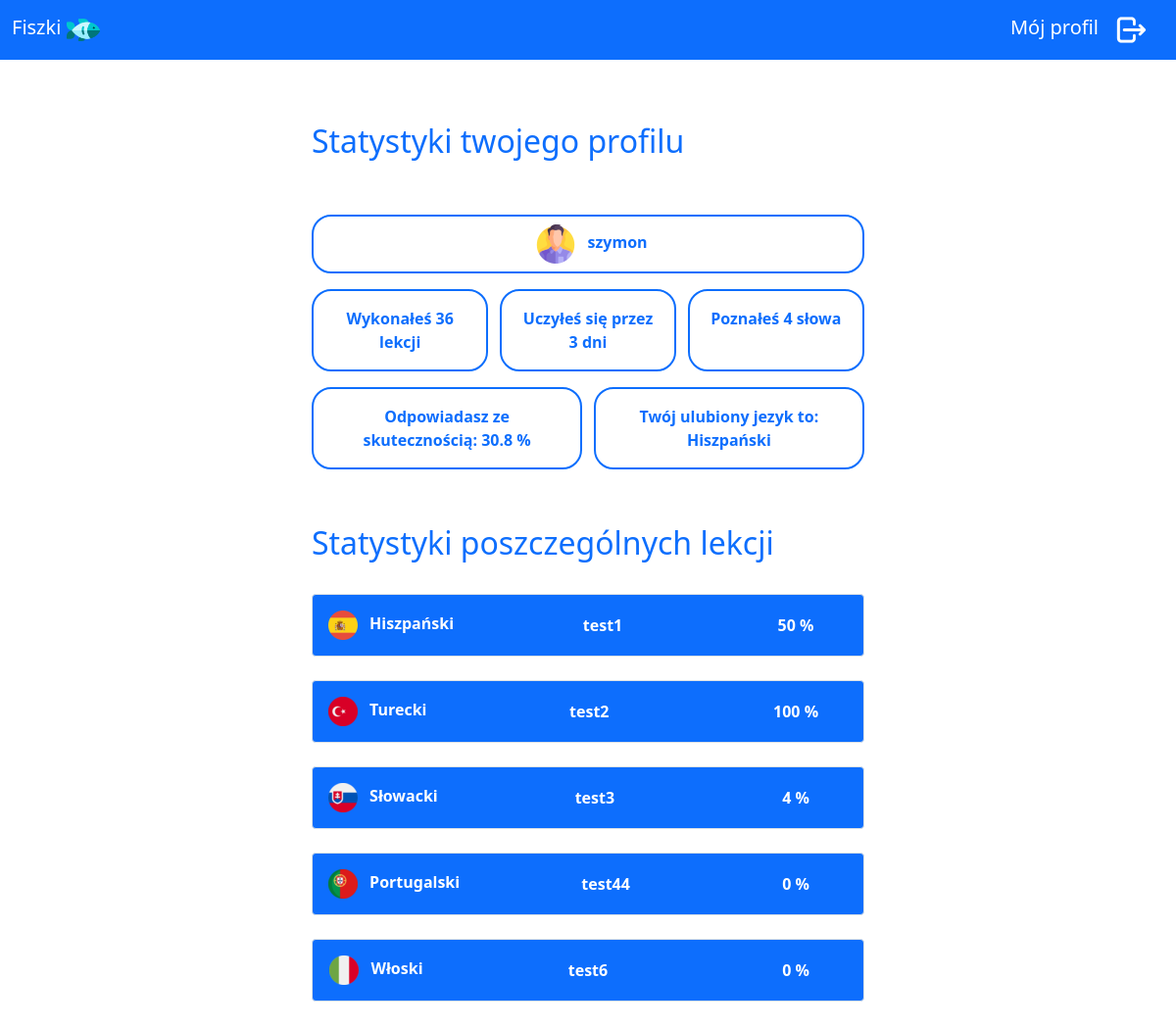
/stats (signed in), run on the app's committed database.
### pjf/models.py (models this page shows, shortened)
class users(db.Model):
    id = db.Column("id", db.Integer, primary_key=True)
    login = db.Column(db.String(60))
    password = db.Column(db.String(60))
    group = db.relationship("groups", backref="owner", lazy=True)

class groups(db.Model):
    id = db.Column("id", db.Integer, primary_key=True)
    name = db.Column(db.String(60))
    lang = db.Column(db.String(60))
    completion = db.Column(db.Integer, default=0)
    user_id = db.Column(db.Integer, db.ForeignKey("users.id"))
    card = db.relationship("cards", backref="group", lazy=True)
    lesson = db.relationship("lessons", backref="group", lazy=True)

### pjf/user/routes.py (the view)
@user.route("/stats")
def stats_page():
    if "logged_in" not in session:
        return redirect(url_for("login.login_page"))
    user_id = get_user_id(session["login"])
    users_groups = groups.query.filter_by(user_id=user_id).all()
    words = count_words(session["login"])
    lessons = count_lessons(session["login"])
    completion = count_completion(session["login"])
    lang = get_favorite_lang(session["login"])
    days = count_days(session["login"])
    return render_template("stats.html", groups=users_groups, words=words, lessons=lessons, completion=completion, lang = lang, days = days)

### pjf/user/utils.py (called while the page is built)
def get_user_id(user_login):
    return users.query.filter_by(login=user_login).first().id

def count_completion(user_login):
    user_id = get_user_id(user_login)
    user_groups = groups.query.filter_by(user_id=user_id).all()
    result = 0
    for group in user_groups:
        result += group.completion
    return result/len(user_groups)

def count_words(user_login):
    user_id = get_user_id(user_login)
    user_groups = groups.query.filter_by(user_id=user_id).all()
    result = 0
    for group in user_groups:
        words_in_group = cards.query.filter_by(group_id=group.id).all()
        known_words = int(group.completion)/100 * len(words_in_group)
        result += math.floor(known_words)
    return result

def count_lessons(user_login):
    user_id = get_user_id(user_login)
    user_groups = groups.query.filter_by(user_id=user_id).all()
    result = 0
    for group in user_groups:
        lessons_in_group = lessons.query.filter_by(group_id=group.id).all()
        result += len(lessons_in_group)
    return result

def get_favorite_lang(user_login):
    user_id = get_user_id(user_login)
    user_groups = groups.query.filter_by(user_id=user_id).all()
    user_lessons = []
    for group in user_groups:
        lessons_in_group = lessons.query.filter_by(group_id=group.id)
        for lesson in lessons_in_group:
            user_lessons.append(lesson.group.lang)
    counter = 0
    result = user_lessons[0]
    for i in user_lessons:
        curr_frequency = user_lessons.count(i)
        if (curr_frequency > counter):
            counter = curr_frequency
            result = i
    return result

def count_days(user_login):
    user_id = get_user_id(user_login)
    user_groups = groups.query.filter_by(user_id=user_id).all()
    user_lessons_dates = []
    for group in user_groups:
        lessons_in_group = lessons.query.filter_by(group_id=group.id)
        for lesson in lessons_in_group:
            user_lessons_dates.append(lesson.date)
    days_list = []
    for day in user_lessons_dates:
        if day not in days_list:
            days_list.append(day)
    return len(days_list)

### pjf/templates/stats.html (shortened to what this page needs)
{% extends "base.html" %}
{% block content %}
<h2 class="text-primary py-5 stats-header">Statystyki twojego profilu</h2>
<div class="stats">
    <div class="border border-2 border-primary  my-2 px-3 py-2 user misc-stats mx-auto w-100">
        <img src="{{url_for('static', filename='images/user_icon.png')}}" class="lang-icon px-2"/>
        {{session["login"]}}
    </div>
    <div class="d-flex flex-row justify-content-between">
        <div class="border border-2 border-primary  my-2 p-3 completion misc-stats">
            Wykonałeś {{lessons}}
            {% if lessons < 5 %}
                lekcje
            {% else %}
                lekcji
            {% endif %}
        </div>
        <div class="border border-2 border-primary  my-2 p-3 days misc-stats">Uczyłeś się przez {{days}} dni</div>
        <div class="border border-2 border-primary  my-2 p-3 learned-words misc-stats">
            Poznałeś {{words}}
            {% if words < 6 %}
                słowa
            {% else %}
                słów
            {% endif %}
        </div>
    </div>
    <div class="d-flex flex-row justify-content-between">
        <div class="border border-2 border-primary  my-2 p-3 top-lang misc-stats">Odpowiadasz ze skutecznością: {{completion}} %</div>
        <div class="border border-2 border-primary  my-2 p-3 completion misc-stats">Twój ulubiony jezyk to: {{lang}}</div>
    </div>
    <h2 class="text-primary pt-5 pb-2">Statystyki poszczególnych lekcji</h2>
     {% if groups %}
        {% for group in groups %}
            <div class="d-flex w-100 justify-content-between border bg-primary rounded my-4 align-items-center p-3 group-stats" >
                <div class="lang">
                    <img src="{{url_for('static', filename='images/languages_mini/' + group.lang + '.png')}}" class="lang-icon"/>
                    <p class="d-inline px-2">{{group.lang}}</p>
                </div>
                <div>{{group.name}}</div>
                <div>{{group.completion}} %</div>
            </div>
        {% endfor %}
    {% endif %}
</div>
{% endblock %}

### pjf/static/styles/style.css (style rules this page uses)
.stats { width: 65%; margin: 0 auto; }
.stats .user { width: 30%; }
.stats .group-stats * { color: #fff; }
.stats .group-stats > div { min-width: 20%; text-align: center; }
.stats .flex-row:nth-child(2) > div { width: 32%; }
.stats .flex-row:nth-child(3) > div { width: 49%; }
.stats .misc-stats { text-align: center; color: #0d6efd; font-weight: 600; border-radius: 20px 20px; }
.stats-header { width: 65%!important; margin: 0 auto; }
.groups .completion, .lesson, .stats { font-weight: 600!important; }

### data on the page
users: login "szymon"
groups: lang "Hiszpański", lang (picture), name "test1", completion "50"
groups: lang (picture), lang "Turecki", name "test2", completion "100"
groups: lang (picture), lang "Słowacki", name "test3", completion "4"
groups: lang (picture), lang "Portugalski", name "test44", completion "0"
groups: lang (picture), lang "Włoski", name "test6", completion "0"

### other printed values
{{ lessons }} "36"
{{ days }} "3"
{{ words }} "4"
{{ completion }} "30.8"
